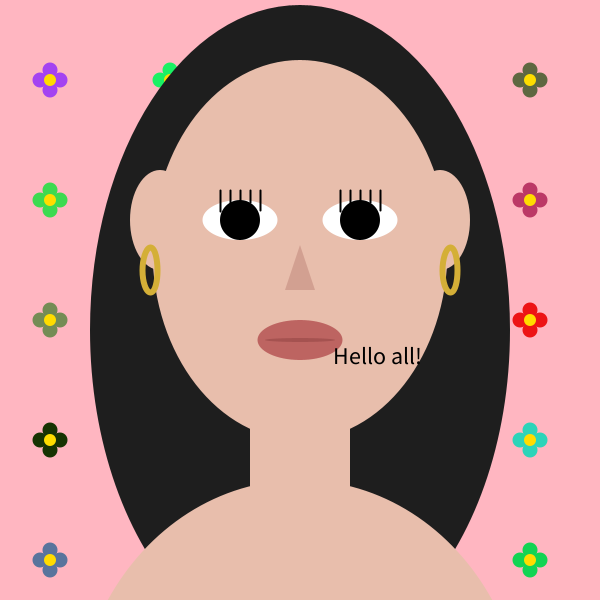
Frame 1 (no input)
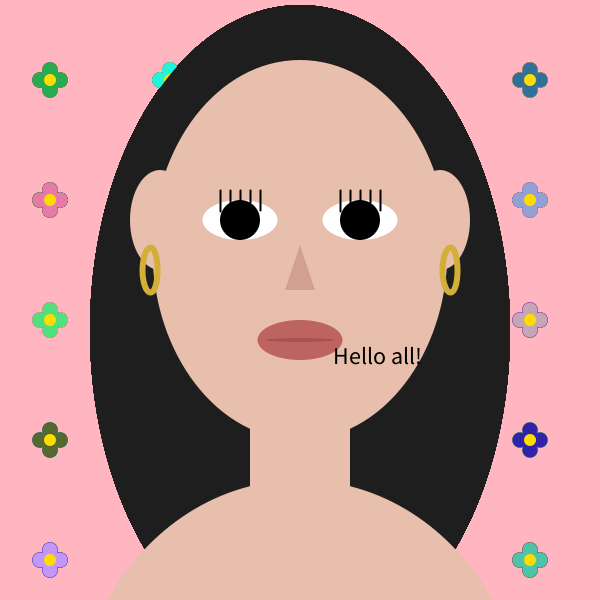
Frame 60 (the mouse pressed at the canvas centre just before this capture)
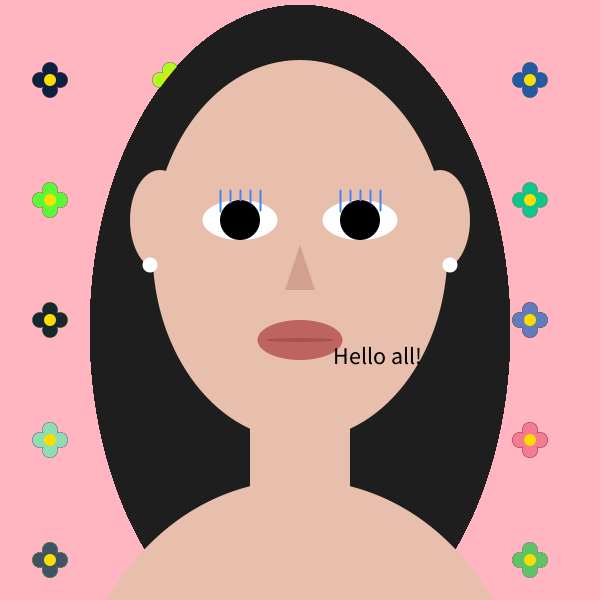
Frame 120 (the mouse held since frame 60 and released just before this capture)

The Processing sketch that drew these frames (run headless with seeded random() and noise(); from frame 60 on, the mouse is pressed at the canvas centre):

// Processing sketch: viviette
// ── viviette.pde
String FirstWord = "Hello";
String SecondWord = "all";
String phrase;
int pupilSize = 40;
boolean glasses = false;
boolean pearlEarrings = false;

void setup() {
  size(600, 600);
  background (255, 182, 193);
}

void draw () {
  noStroke();

  // background flowers
  int x = 50;

  while (x < width) {
    int y = 80;

    while (y < height) {

      // petals
      fill(random(255), random(255), random(255) );
      ellipse(x - 10, y, 15, 15);
      ellipse(x + 10, y, 15, 15);
      ellipse(x, y - 10, 15, 15);
      ellipse(x, y + 10, 15, 15);

      // center
      fill(255, 220, 0);
      ellipse(x, y, 12, 12);

      y += 120;
    }
    x += 120;
  }


  // --- HAIR ---
  fill(30);
  ellipse(300, 330, 420, 650);

  // --- HEAD ---
  fill (232, 190, 172);
  ellipse(300, 250, 295, 380);

  // --- EARS ---
  ellipse(160, 220, 60, 100);  // Left ear
  ellipse(440, 220, 60, 100);  // Right ear

  // --- NOSE ---
  fill(210, 160, 145);
  triangle(300, 245, 285, 290, 315, 290);

  noStroke();

  // --- NECK ---
  fill(232, 190, 172);
  rect(250, 350, 100, 200, 20);

  // --- SHIRT ---
  // Check if mouse is inside the ellipse
  if (mouseX > 120 && mouseX < 480 && mouseY > 480 && mouseY < 980) {

    if (mouseX < 300) {
      if (mouseY < 730) {
        fill(245, 245, 176); // left
      }
    } else {
      if (mouseY < 730) {
        fill(198, 247, 247); // right
      }
    }
  } else {
    fill(232, 190, 172); // default color when mouse is outside
  }

  // Draw the ellipse
  ellipse(300, 730, 450, 500);

  // Mouth and comment
  // --- MOUTH ---
  fill (189, 100, 97);
  ellipse (300, 340, 85, 40);

  // thin line between lips
  fill(165, 82, 80);
  ellipse(300, 340, 70, 4);

  phrase = FirstWord + " " + SecondWord + "! ";
  // Draw text on forehead
  fill(0);                  // black text
  textSize(24);
  textAlign (CENTER, CENTER);
  text(phrase, 380, 355);

  drawEyes();


  // --- EARRINGS ---
  if (pearlEarrings) {
    fill(255);
    noStroke();
    ellipse(150, 265, 15, 15); // left pearl
    ellipse(450, 265, 15, 15); // right pearl
  } else {
    stroke(212, 175, 55); // gold color
    strokeWeight(6);
    noFill();
    ellipse(150, 270, 15, 45); // left hoop
    ellipse(450, 270, 15, 45); // right hoop
  }
}
void drawEyes() {
  // --- EYES ---

  // White part
  fill(255);
  ellipse(240, 220, 75, 40);  // Left eye
  ellipse(360, 220, 75, 40);  // Right eye



  // Pupils
  fill(0);
  circle(240, 220, pupilSize);
  circle(360, 220, pupilSize);


  float lashExtension = map(mouseX, mouseY, height, 20, 150);
  if (mouseY < 250) {
    stroke(0); // black
  } else {
    stroke(66, 135, 245); // blue
  }

  strokeWeight(2);


  // Left eye
  line(220, 211, 220, 210 - lashExtension);
  line(230, 202, 230, 210 - lashExtension);
  line(240, 200, 240, 210 - lashExtension);
  line(250, 202, 250, 210 - lashExtension);
  line(260, 210, 260, 210 - lashExtension);

  // Right eye
  line(340, 211, 340, 210 - lashExtension);
  line(350, 202, 350, 210 - lashExtension);
  line(360, 200, 360, 210 - lashExtension);
  line(370, 202, 370, 210 - lashExtension);
  line(380, 210, 380, 210 - lashExtension);
}

void mousePressed () {
  pearlEarrings = !pearlEarrings; // toggle different earrings on click
}
